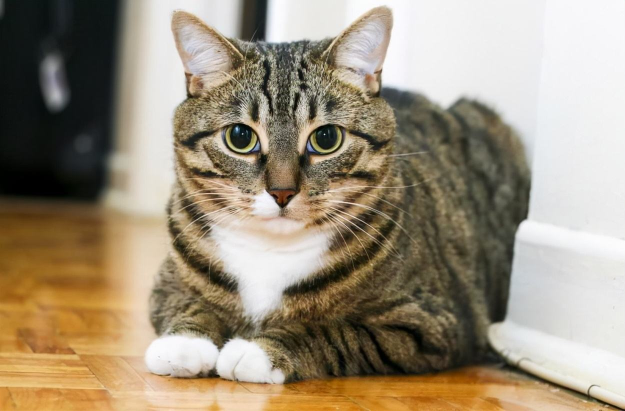
#> input picture lihuacat.jpeg, 1250 x 822 px, found by its file name (shown at 1/2 size)
$ python '3.1 仿射变换.py'
#> lines starting #> are read from the running program, lines starting #| are printed output that depends on the picture
# @Time: 2022/12/26 19:17
# @File: 3.1 仿射变换.py
'''
仿射变换是图像旋转、缩放、平移的总称
需要矩阵的知识，第一个矩阵的列数等于第二个矩阵的行数，主要计算变化矩阵M，最少是float 32位
cv2.warpAffine(src,M,dsize()，flag,mode,value)
dsize输出图片大小
M是变换矩阵
flag:与resize插值算法一致
mode：边界外推法标志
value:填充边界值
https://www.bilibili.com/video/BV12Z4y1z7jb/?p=28&spm_id_from=333.1007.top_right_bar_window_history.content.click&vd_source=618b25933e79081c1aa9f94044ef08f2
(x,y)=(x+tx,y+ty)  x轴平移tx，y轴平移ty，可以理解为y轴箭头朝下？
1 0 tx
0 1 ty 仿射变换的变换矩阵
'''

import cv2
import numpy as np
lihuacat = cv2.imread(r'D:\xzc\python\opencv\lihuacat.jpeg')
#> lihuacat is the input picture: shape (822, 1250, 3); mean B, G, R 123.1, 143.7, 156.4
h,w,ch = lihuacat.shape
#> h = 822; w = 1250; ch = 3
M = np.float32([[1,0,200],[0,1,60]])
#opencv先宽度，再高度
new_cat2 = cv2.warpAffine(lihuacat,M,dsize=(w,h))
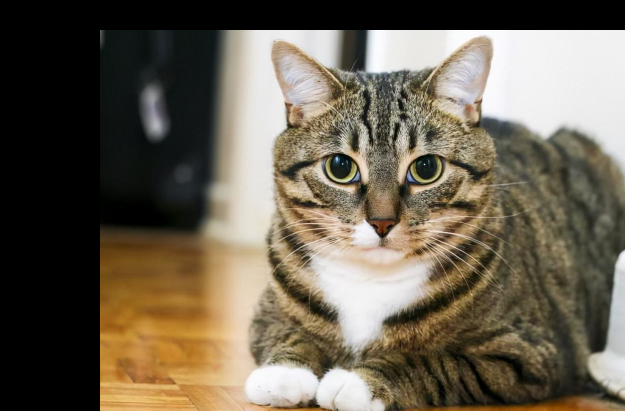
#> new_cat2: shape (822, 1250, 3) (shown at 1/2 size); mean B, G, R 81.7, 97.6, 106.7
cv2.imshow('cat',new_cat2)
cv2.waitKey(0)
cv2.destroyAllWindows()

$ run again, with cat.jpeg copied over lihuacat.jpeg
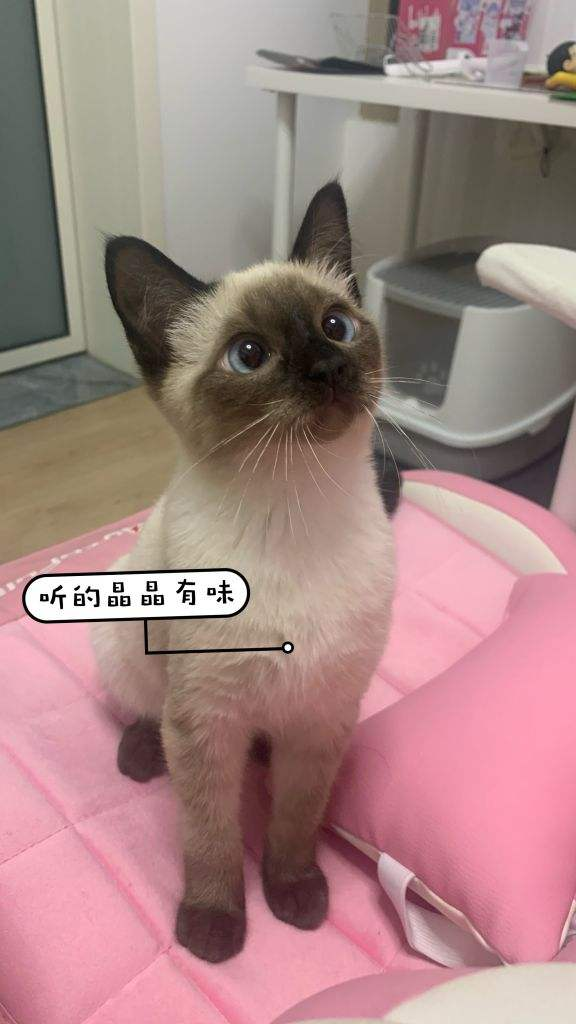
#> input picture cat.jpeg, 576 x 1024 px, found by its file name
#> lihuacat is the input picture: shape (1024, 576, 3); mean B, G, R 131.9, 133.2, 164.9
#> `new_cat2 = cv2.warpAffine(lihuacat,M,dsize=(w,h))`:
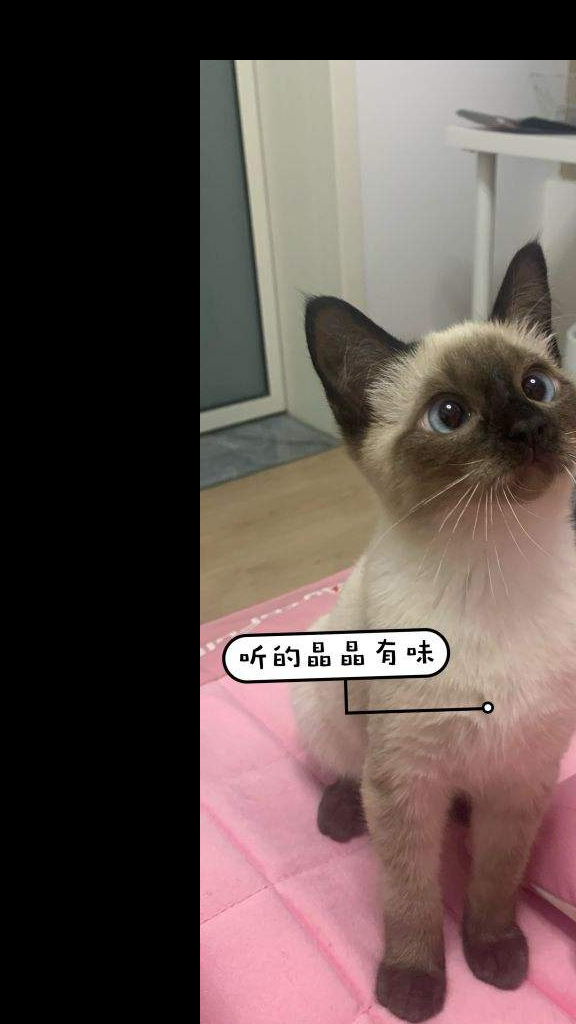
#> new_cat2: shape (1024, 576, 3); mean B, G, R 76, 79.7, 94.5
